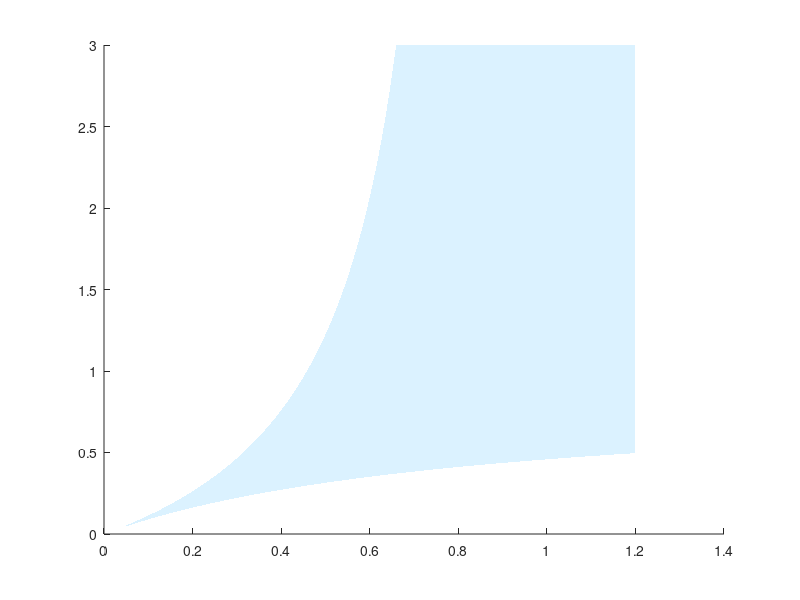

The MATLAB source for this figure: (Note: this script raises an error after producing the figure.)
%% DoF Figure 
clear; clc;

f   = 1.88e-3;      
N   = 2.0;          
c   = 2.09e-6;      
H   = f^2 / (N*c);  

so     = linspace(0.05, 1.2, 1000);
d_near = H .* so ./ (H + so);
d_far  = H .* so ./ (H - so);
d_far(so >= H) = 3.0; 

figure(4);
set(gcf, 'Units', 'inches', 'Position', [1 1 8 5]);
set(gcf, 'Color', 'w');

h_dof = patch([so, fliplr(so)], ...
    [d_near, fliplr(min(d_far, 3.0))], ...
    [0.6 0.85 1.0], ...
    'FaceAlpha', 0.35, 'EdgeColor', 'none');
h_dof.DisplayName = 'In-focus region (DoF)';
hold on;

h_wr = patch([0.2 1.0 1.0 0.2], [0 0 3 3], ...
    [1.0 0.9 0.7], ...
    'FaceAlpha', 0.20, 'EdgeColor', [0.8 0.6 0.2], ...
    'LineStyle', '--', 'LineWidth', 1.2);
h_wr.DisplayName = 'Working range (0.2 – 1.0 m)';


plot(so, d_near,         'b-',  'LineWidth', 2.0, 'DisplayName', 'd_{near}');
plot(so, min(d_far,3.0), 'r-',  'LineWidth', 2.0, 'DisplayName', 'd_{far}');
plot(so, so,             'k--', 'LineWidth', 1.2, 'DisplayName', 'Focus distance s_o');

xline(H, 'Color', [0.1 0.6 0.1], 'LineStyle', ':', 'LineWidth', 2.0, 'DisplayName', sprintf('Hyperfocal H = %.3f m', H));

d_far_02  = H*0.2 / (H - 0.2);
d_near_02 = H*0.2 / (H + 0.2);
plot(0.2, d_far_02, 'kv', 'MarkerSize', 8, 'MarkerFaceColor', 'k', 'HandleVisibility', 'off');
text(0.22, d_far_02 + 0.05, ...
    sprintf('DoF = %.1f cm at 0.2 m', (d_far_02-d_near_02)*100), 'FontSize', 9, 'Color', 'k');

xlabel('Focus distance  s_o  (m)', 'FontSize', 12);
ylabel('Distance (m)',             'FontSize', 12);
title({'Depth of Field  --  D435i RGB Lens', sprintf('f = 1.88 mm,  f/# = %.1f,  c = 2.09 um  (H = %.3f m)', N, H)}, 'FontSize', 11, 'Interpreter', 'none');

legend('Location', 'northwest', 'FontSize', 9);
grid on;
ylim([0 3]);
xlim([0.05 1.25]);
set(gca, 'FontSize', 10, 'LineWidth', 1.0);
box on;
hold off;
